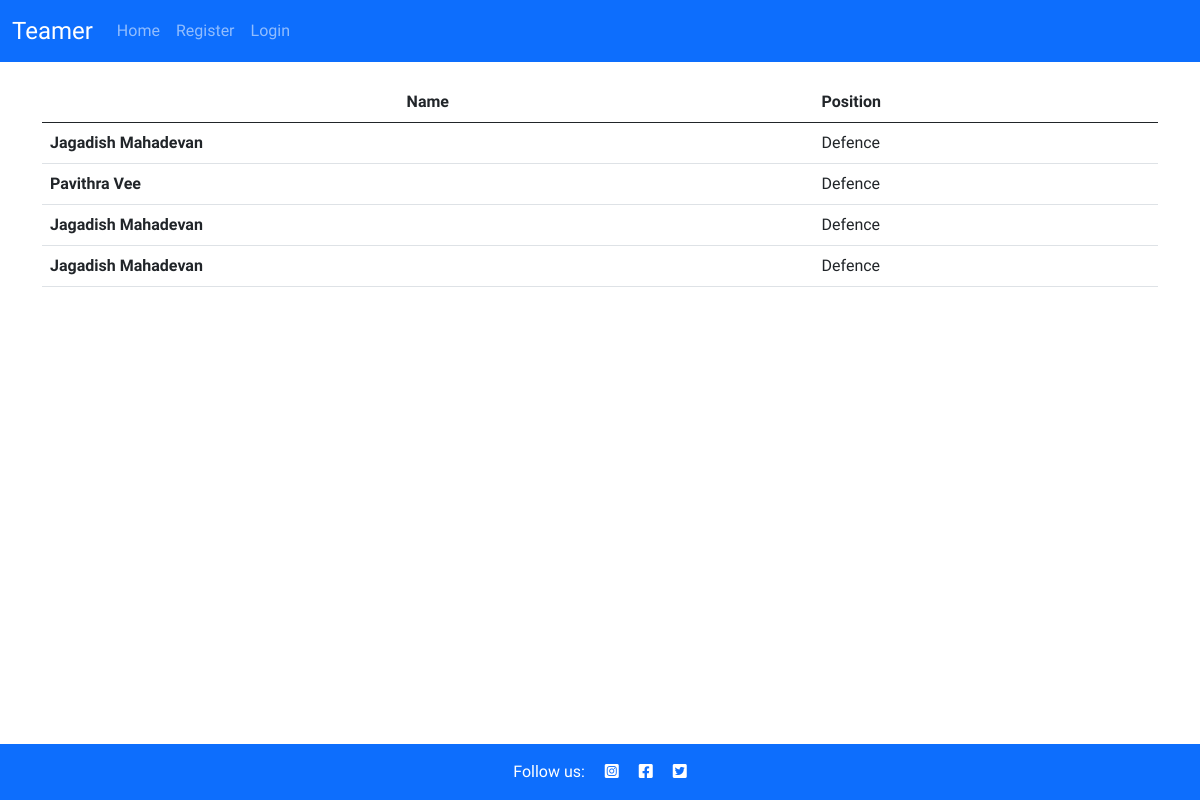
The app's page /member/, older data.
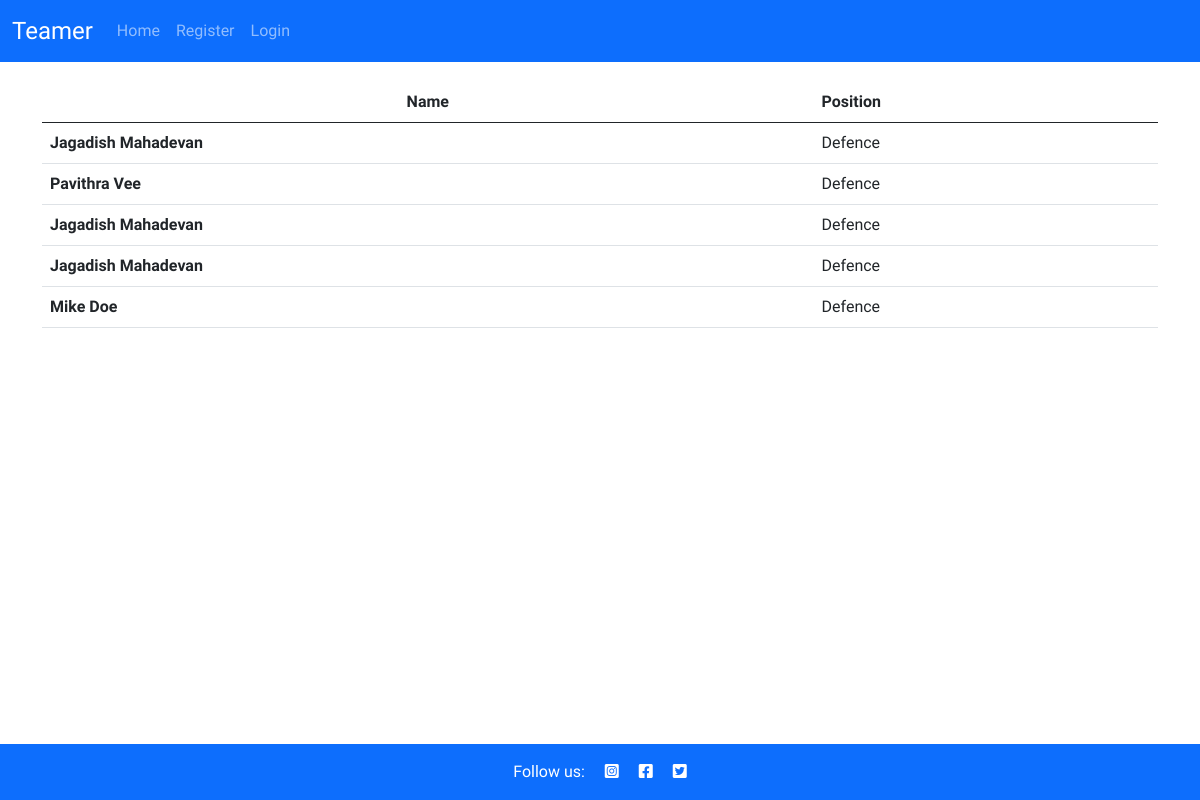
The same page, newer data.
### club/models.py (models this page shows, shortened)
class Member(models.Model):
    first_name = models.CharField(max_length=50, null=False, blank=False)
    last_name = models.CharField(max_length=50, null=False, blank=False)
    email = models.CharField(max_length=50, null=False, blank=False)
    phone_number = models.CharField(max_length=12)
    user = models.OneToOneField(
        User, on_delete=models.CASCADE, primary_key=True
        )

### club/views.py (the view)
# urls.py: path('member/', get_member, name='member-page'),
def get_member(request):
    members = Member.objects.all()
    context = {
        'members': members
    }
    return render(request, 'member/member.html', context)

### club/templates/member/member.html
{% extends "base.html" %}
{% load static %}
{% block content %}
  <div class="event-schedule-area-two" style="margin-top: 20px;">
    <div class="container container-custom">
        <div class="row">
            <div class="col-lg-12">
                <div class="tab-content" id="myTabContent">
                    <div class="tab-pane fade active show" id="home" role="tabpanel">
                        <div class="table-responsive">
                            <table class="table">
                                <thead>
                                    <tr>
                                        <th class="text-center" scope="col">Name</th>
                                        <th scope="col">Position</th>
                                    </tr>
                                </thead>
                                <tbody>
                                    {% for member in members %}
                                    <tr class="inner-box">
                                        <th scope="row">
                                            <span>{{ member.first_name  }} {{ member.last_name }}</span>
                                        </th>
                                        <td>
                                            <span>Defence</span>
                                        </td>
                                    </tr>
                                    {% endfor %}
                                </tbody>
                            </table>
                        </div>
                    </div>
            </div>
        </div>
        </div>
    </div>
  </div>
{%endblock%}

Row changes from the older to the newer data that the page shows:
added Member: first_name "Mike", last_name "Doe"
